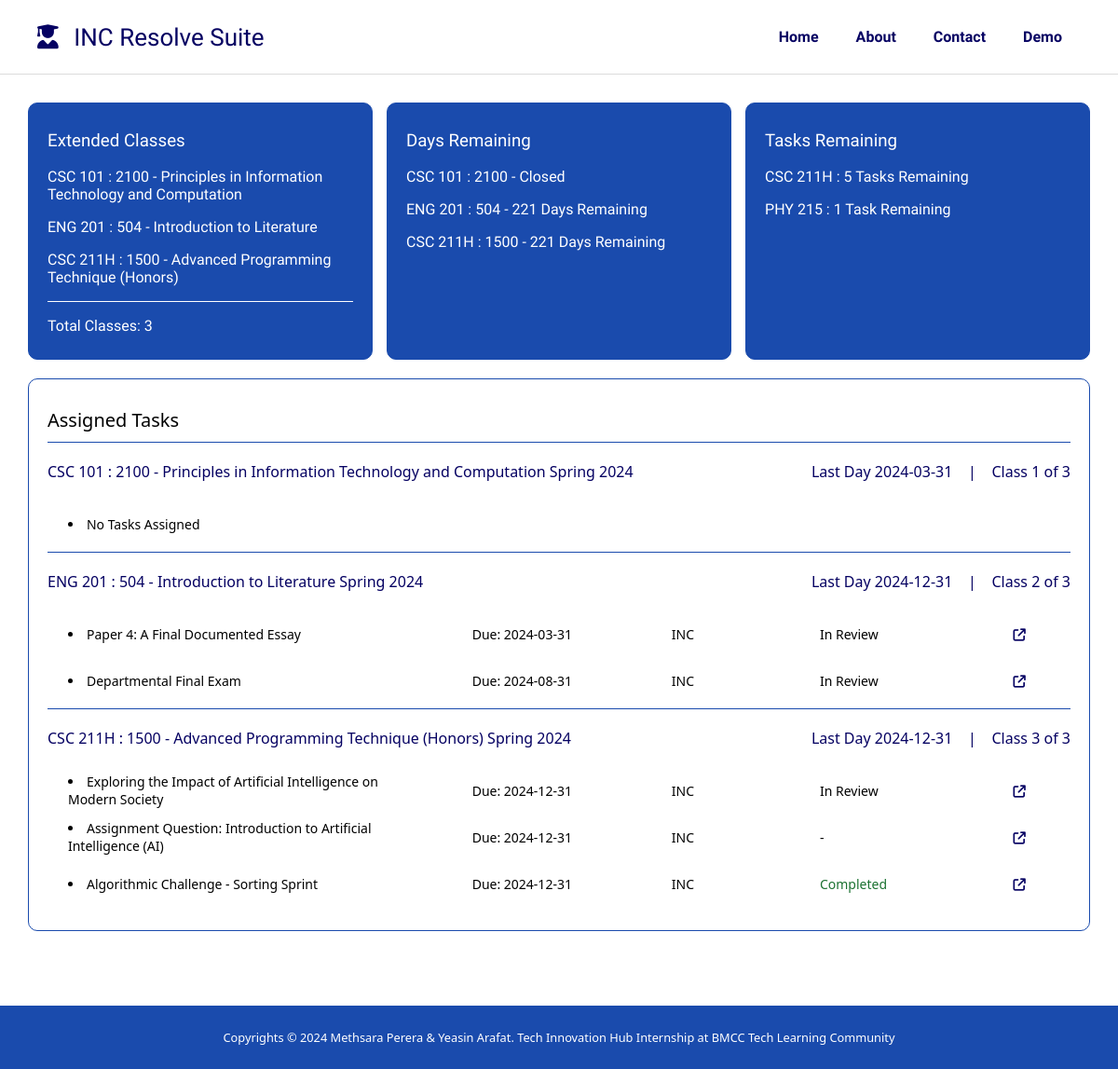
Page /portal/student/dashboard.php (signed in) on the committed database.
### tables this page shows
CREATE TABLE `class` (
  `classid` int(10) NOT NULL,
  `subject` varchar(5) NOT NULL,
  `unit` varchar(10) NOT NULL,
  `section` int(5) NOT NULL,
  `classname` varchar(256) NOT NULL,
  `semester_term` varchar(10) NOT NULL,
  `semester_year` year(4) NOT NULL
);

CREATE TABLE `student_class` (
  `classid` int(10) NOT NULL,
  `student_id` int(8) NOT NULL,
  `grade` varchar(5) NOT NULL,
  `last_day` date NOT NULL,
  `status` varchar(10) NOT NULL
);

CREATE TABLE `student_assignment` (
  `student_id` int(81) NOT NULL,
  `assignment_id` int(255) NOT NULL,
  `last_day` date NOT NULL,
  `grade` varchar(5) NOT NULL DEFAULT '-',
  `status` varchar(16) NOT NULL DEFAULT 'enabled'
);

CREATE TABLE `assignment` (
  `assignment_id` int(255) NOT NULL,
  `assignment_name` varchar(256) NOT NULL,
  `instructor_id` int(8) NOT NULL,
  `content` mediumtext DEFAULT NULL
);

### portal/student/php/get-assigned-tasks.php (the view)
<?php
function getAssignedTasks($conn, $uid, $num_classes) {
    $tasks_html = '';
    $class_counter = 0;
    $q2 = mysqli_query($conn,"SELECT classid, grade, last_day from student_class WHERE student_id='$uid';");
    if(mysqli_num_rows($q2) > 0){
        while($newq2 = $q2->fetch_assoc()) {
            $classid = $newq2['classid'];
            $class_last_day = $newq2['last_day'];
            $q3 = mysqli_query($conn,"SELECT subject, unit, section, classname, semester_term, semester_year FROM class WHERE classid='$classid';");
            if(mysqli_num_rows($q3)>0){
                while($newq3 = $q3->fetch_assoc()){
                    $subject = $newq3['subject'];
                    $unit = $newq3['unit'];
                    $section = $newq3['section'];
                    $classname = $newq3['classname'];
                    $semester_term = $newq3['semester_term'];
                    $semester_year = $newq3['semester_year'];
                    $class_counter++;
                    $tasks_html .= '<div class="task-divider"></div>
                    <div class="task-subheading">
                        <div>'. $subject ." ". $unit ." : ". $section ." - ". $classname ." ". $semester_term ." ". $semester_year . '</div>
                        <div>Last Day '.$class_last_day.' &nbsp&nbsp&nbsp|&nbsp&nbsp&nbsp Class '.$class_counter.' of '.$num_classes.'</div>
                    </div>';
                    $q4 = mysqli_query($conn,"SELECT assignment_id FROM class_assignment WHERE classid='$classid';");
                    if(mysqli_num_rows($q4)>0){
                        while($newq4 = $q4->fetch_assoc()){
                            $assignment_id = $newq4['assignment_id'];
                            $q5 = mysqli_query($conn,"SELECT assignment_id, last_day, grade, status FROM student_assignment WHERE assignment_id='$assignment_id' AND student_id='$uid';");
                            if(mysqli_num_rows($q5)>0){
                                while($newq5 = $q5->fetch_assoc()){
                                    $assignment_id_student = $newq5['assignment_id'];
                                    $assignment_last_day = $newq5['last_day'];
                                    $assignment_grade = $newq5['grade'];
                                    $assignment_status = $newq5['status'];
                                    $q6 = mysqli_query($conn,"SELECT assignment_name FROM assignment WHERE assignment_id='$assignment_id_student';");
                                    if(mysqli_num_rows($q6)>0){
                                        $newq6 = mysqli_fetch_assoc($q6);
                                        $assignment_name = $newq6['assignment_name'];
                                        $tasks_html .= '<div class="task-line">
                                            <div class="div1"><li>'.$assignment_name.'</li></div>
                                            <div class="div2">Due: '.$assignment_last_day.'</div>
                                            <div class="div3">'.$assignment_grade.'</div>
                                            <div class="div3 status '.$assignment_status.'">'.$assignment_status.'</div>
                                            <div class="div4">
                                                <button class="task-btn" onclick="window.location.href=\'view-assignment.php?class='.$classid.'&assignment='.$assignment_id_student.'\'">
                                                    <i class="fa-solid fa-arrow-up-right-from-square"></i>
                                                </button>
                                            </div>
                                        </div>';
                                    }
                                }
                            }
                        }
                    }
                    else{
                        $tasks_html .= '<div class="task-line">
                                            <div class="div1"><li>No Tasks Assigned</li></div>
                                        </div>';
                    }
                }
            }
        }
    }
    return $tasks_html;
}
?>

### portal/student/dashboard.php (shortened to what this page needs)
<?php
require_once "../../config.php";
$uid = $_SESSION['uid'];
?>
<!DOCTYPE html>
<html lang="en">
<head>
<link rel="stylesheet" href="../styles-web.css">
</head>
<body>
<header>
    <?php include('../php/header.php');?>
</header>
    <section class="home-section-full">
        <div class="container">
            <div class="full-panel">
                <div class="dashboard">
                    <div class="card">
                        <h3>Extended Classes</h3>
                        <?php
                            include 'php/get-extended-classes.php';
                        ?>
                        <div class="card-divider"></div>
                        <p class="card-bottom-text">Total Classes: <?php echo $num_classes;?></p>
                    </div>
                    <div class="card">
                        <h3>Days Remaining</h3>
                        <?php
                            include 'php/get-days-remaining.php';
                        ?>
                    </div>
                    <div class="card">
                        <h3>Tasks Remaining</h3>
                        <p>CSC 211H : 5 Tasks Remaining</p>
                        <p>PHY 215 : 1 Task Remaining</p>
                    </div>
                </div>
                <div class="task-container">
                    <div class="task-heading">Assigned Tasks</div>
                    <?php
                        include 'php/get-assigned-tasks.php';
                        echo getAssignedTasks($conn, $uid, $num_classes);
                    ?>
                </div>
            </div>
        </div>
    </section>
<footer>
    <div class="footer-content">
        <?php include '../../php/copyright.php'; ?>
    </div>
</footer>
</body>
</html>

### php/header.php
<?php
echo
'<header>
<div class="navbar">
    <div class="navbar-logo">
        <div class="navbar-title">
            <i class="fa-solid fa-user-graduate icon"></i>
            INC Resolve Suite
        </div>
    </div>
    <div class="navbar-buttons">
        <button class="signup-btn" onclick="window.location.href=\'index.php\'">Home</button>
        <button class="signup-btn" onclick="window.location.href=\'about.php\'">About</button>
        <button class="signup-btn" onclick="window.location.href=\'contact.php\'">Contact</button>
        <button class="signup-btn" onclick="window.location.href=\'demo.php\'">Demo</button>
    </div>
</div>
</header>';
?>

### portal/student/php/get-extended-classes.php (shortened to what this page needs)
<?php
$num_classes = 0;
$q2 = mysqli_query($conn,"SELECT classid, grade, last_day from student_class WHERE student_id='$uid' AND grade='INC';");
if(mysqli_num_rows($q2) > 0){
    while($newq2 = $q2->fetch_assoc()) {
        $classid = $newq2['classid'];
        $q3 = mysqli_query($conn,"SELECT subject, unit, section, classname FROM class WHERE classid='$classid';");
        if(mysqli_num_rows($q3)>0){
            while($newq3 = $q3->fetch_assoc()){
                $subject = $newq3['subject'];
                $unit = $newq3['unit'];
                $section = $newq3['section'];
                $classname = $newq3['classname'];
                echo '<p>'. $subject ." ". $unit ." : ". $section ." - ". $classname .'</p>';
            }
        }
    }
}
?>

### portal/student/php/get-days-remaining.php (shortened to what this page needs)
<?php
$num_classes = 0;
$q2 = mysqli_query($conn,"SELECT classid, grade, last_day from student_class WHERE student_id='$uid' AND grade='INC';");
if(mysqli_num_rows($q2) > 0){
    while($newq2 = $q2->fetch_assoc()) {
        $classid = $newq2['classid'];
        $last_day = $newq2['last_day'];
        $today = date("Y-m-d");
        $days_remaining = ceil((strtotime($last_day) - strtotime($today)) / (60 * 60 * 24));
        $q3 = mysqli_query($conn,"SELECT subject, unit, section FROM class WHERE classid='$classid';");
        if(mysqli_num_rows($q3)>0){
            while($newq3 = $q3->fetch_assoc()){
                $subject = $newq3['subject'];
                $unit = $newq3['unit'];
                $section = $newq3['section'];
                if($days_remaining<0){
                    echo '<p>'. $subject ." ". $unit ." : ". $section ." - Closed".'</p>';
                }
                else{
                    echo '<p>'. $subject ." ". $unit ." : ". $section ." - ".$days_remaining." Days Remaining" .'</p>';
                }
            }
        }
    }
}
?>

### php/copyright.php
<?php
echo "Copyrights &copy; 2024 Methsara Perera & Yeasin Arafat. Tech Innovation Hub Internship at BMCC Tech Learning Community";
?>

### portal/styles-web.css (style rules this page uses)
:root { --white-color: #fff; --grey-color: #262A43; --dark-blue-color: #050162; --blue-color: #1A4BAD; --green-color: #00DCAC; --light-grey-color: #dbdbdb; }
body, html { margin: 0; padding: 0; height: 100%; font-family: system-ui, -apple-system, BlinkMacSystemFont, 'Segoe UI', Roboto, Oxygen, Ubuntu, Cantarell, 'Open Sans', 'Helvetica Neue', sans-serif; background: var(--white-color); z-index: 1; }
header { margin: 0; padding: 0; }
.navbar { width: 100%; background-color: var(--white-color); color: var(--grey-color); padding: 10px 40px; display: flex; align-items: center; justify-content: space-between; box-sizing: border-box; overflow-x: auto; height: 80px; border-bottom: 1px solid var(--light-grey-color); }
.navbar-title { margin: 0; font-size: 26px; font-family: "Varela Round", sans-serif; color: var(--dark-blue-color); }
.navbar-title .icon { padding-right: 10px; }
.navbar-buttons { display: flex; align-items: center; }
.signin-btn, .signup-btn { background-color: var(--white-color); color: var(--dark-blue-color); border: none; padding: 10px 20px; text-align: center; text-decoration: none; display: inline-block; font-size: 16px; cursor: pointer; font-family: "Varela Round", sans-serif; font-weight: 700; }
.home-section-full { display: flex; flex-direction: column; min-height: 100vh; }
footer { margin-top: 50px; background-color: var(--blue-color); padding: 25px; text-align: center; }
.footer-content { color: var(--white-color); font-size: 0.8em; }
.container { display: flex; height: auto; }
.full-panel { width: 100%; background-color: var(--white-color); padding: 30px; }
.dashboard { display: flex; justify-content: space-between; }
.card { width: calc(33.33% - 10px); background-color: var(--blue-color); border: 1px solid var(--blue-color); border-radius: 10px; padding: 10px 20px 10px 20px; box-sizing: border-box; position: relative; min-height: 200px; }
.card h3 { font-family: "Varela Round", sans-serif; font-weight: 300; color: var(--white-color) }
.card p { font-family: "Varela Round", sans-serif; font-weight: 50; color: var(--white-color) }
.card-divider { border-top: 1px solid var(--white-color); margin-top: 10px; margin-bottom: 10px; }
.task-container { margin-top: 20px; background-color: var(--white-color); border: 1px solid var(--blue-color); border-radius: 10px; padding: 20px; box-sizing: border-box; }
.task-heading { font-size: 20px; margin-bottom: 10px; margin-top: 10px; }
.task-divider { border-top: 1px solid var(--blue-color); margin-bottom: 10px; }
.task-subheading { display: flex; justify-content: space-between; font-size: 16px; color: var(--dark-blue-color); margin-top: 20px; margin-bottom: 25px; }
.task-line { display: flex; justify-content: space-between; align-items: center; font-size: 14px; margin-bottom: 10px; width: 100%; height: 40px; }
.task-line div { text-align: left; top: auto; bottom: auto; }
.task-line .div1 { width: 35%; padding-left: 2%; }
.task-line .div2 { width: 15%; padding-left: 2%; }
.task-line .div3 { width: 10%; padding-left: 2%; }
.task-line .div4 { width: 10%; padding-left: 2%; text-align:center; }
.task-btn { flex: 1; padding: 0; border: none; color: var(--dark-blue-color); background-color:transparent; cursor: pointer; }
.status { width: 20%; text-align: center; }
.Completed { width: 100%; text-align: center; color: #1c7232; }

### rows in the picture
student_class: last_day "2024-03-31"
class: subject "CSC", unit "101", section "2100", classname "Principles in Information Technology and Computation", semester_term "Spring", semester_year "2024", shows "No Tasks Assigned"
student_class: last_day "221", last_day "2024-12-31"
class: subject "ENG", unit "201", section "504", classname "Introduction to Literature", semester_term "Spring", semester_year "2024"
student_class: last_day "221", last_day "2024-12-31"
class: subject "CSC", unit "211H", section "1500", classname "Advanced Programming Technique (Honors)", semester_term "Spring", semester_year "2024"
student_assignment: assignment.assignment_name "Paper 4: A Final Documented Essay", last_day "2024-03-31", grade "INC", status "In Review"
student_assignment: assignment.assignment_name "Departmental Final Exam", last_day "2024-08-31", grade "INC", status "In Review"
student_assignment: assignment.assignment_name "Exploring the Impact of Artificial Intelligence on Modern Society", last_day "2024-12-31", grade "INC", status "In Review"
student_assignment: assignment.assignment_name "Assignment Question: Introduction to Artificial Intelligence (AI)", last_day "2024-12-31", grade "INC", status "-"
student_assignment: assignment.assignment_name "Algorithmic Challenge - Sorting Sprint", last_day "2024-12-31", grade "INC", status "Completed"

### other values in the picture
$num_classes "3"
